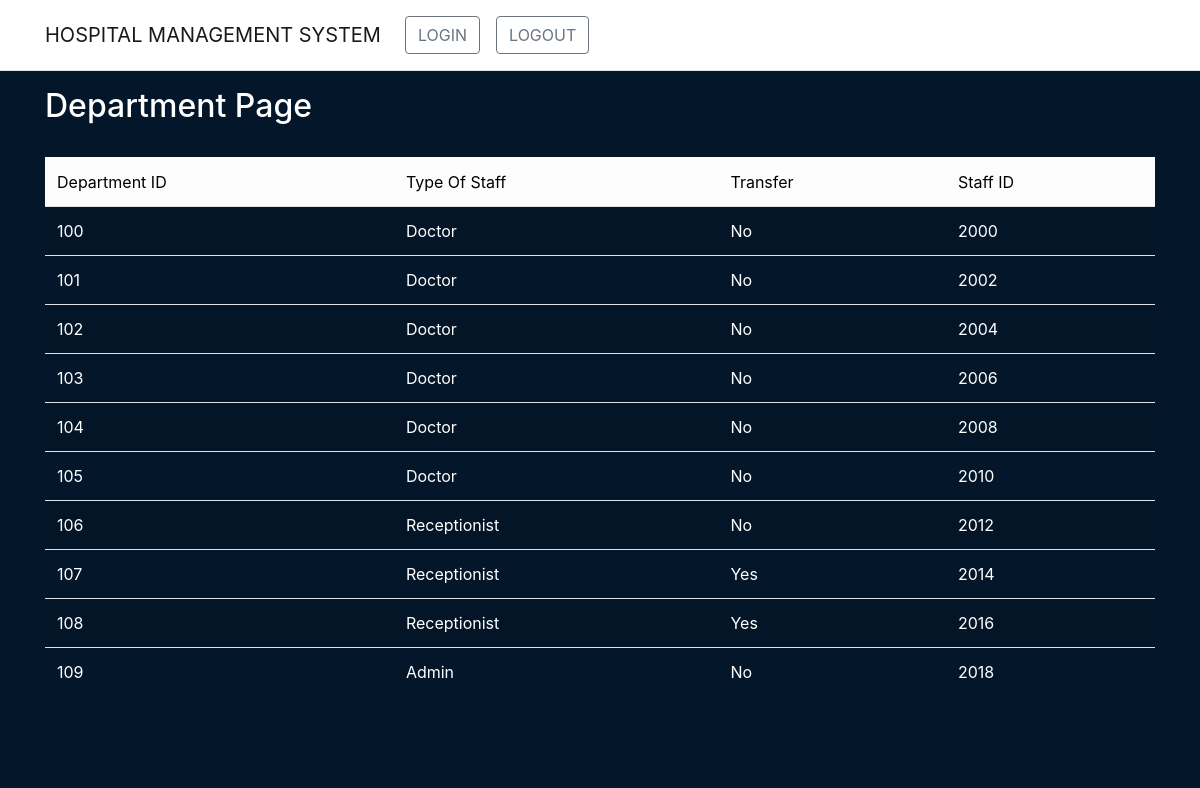
The page /Departmentpage.php on the database its author committed.
### tables this page shows
CREATE TABLE "Department" (
	"DepartmentID"	INTEGER NOT NULL,
	"Type_Of_Staff"	VARCHAR(45) NOT NULL,
	"Transfer"	VARCHAR(45) NOT NULL,
	"StaffID"	INTEGER NOT NULL,
	PRIMARY KEY("DepartmentID"),
	FOREIGN KEY("StaffID") REFERENCES "Staff"("StaffID")
);

### SQL/ViewDepartmentSQL.php (called while the page is built)
<?php
function getDepartmentDetails (){
$db = new SQLite3('Hospital.db');
$sql = "SELECT * FROM Department";
$stmt = $db->prepare($sql);
$result = $stmt->execute() ;
while ($row = $result->fetchArray()){
$arrayResult [] = $row;
}
return $arrayResult;
}

### Departmentpage.php (the view)
<?php require("NavBar.php");
include_once("SQL/viewDepartmentSQL.php");
$user = getDepartmentDetails();
?>
<div class="container bgColor">
    <main role="main" class="pb-5">
        <h2><FONT COLOR=white>Department Page</h2>
        <br>
        <div class="row">
            <div class="col-12">
                <table class="table table-striped">
                    <thead class="table-light">
                        <td><FONT COLOR=black>Department ID</td>
                        <td><FONT COLOR=black>Type Of Staff</td>
                        <td><FONT COLOR=black>Transfer</td>
                        <td><FONT COLOR=black>Staff ID</td>
                    </thead>
                    <?php
                    for ($i = 0; $i < count($user); $i++) :
                    ?>
                        <tr>
                            <td><FONT COLOR=white><?php echo $user[$i]['DepartmentID'] ?></td>
                            <td><FONT COLOR=white><?php echo $user[$i]['Type_Of_Staff'] ?></td>
                            <td><FONT COLOR=white><?php echo $user[$i]['Transfer'] ?></td>
                            <td><FONT COLOR=white><?php echo $user[$i]['StaffID'] ?></td>
                        </tr>
                    <?php endfor; ?>
                </table>
            </div>
        </div>
    </main>
</div>

### css/site.css (style rules this page uses)
html { position: relative; min-height: 100%; }
body { margin-bottom: 60px; }
.bgColor { background-color: #04162A; }
.container { min-height: 100%; }

### rows shown on the page
department: DepartmentID "100", Type_Of_Staff "Doctor", Transfer "No", StaffID "2000"
department: DepartmentID "101", Type_Of_Staff "Doctor", Transfer "No", StaffID "2002"
department: DepartmentID "102", Type_Of_Staff "Doctor", Transfer "No", StaffID "2004"
department: DepartmentID "103", Type_Of_Staff "Doctor", Transfer "No", StaffID "2006"
department: DepartmentID "104", Type_Of_Staff "Doctor", Transfer "No", StaffID "2008"
department: DepartmentID "105", Type_Of_Staff "Doctor", Transfer "No", StaffID "2010"
department: DepartmentID "106", Type_Of_Staff "Receptionist", Transfer "No", StaffID "2012"
department: DepartmentID "107", Type_Of_Staff "Receptionist", Transfer "Yes", StaffID "2014"
department: DepartmentID "108", Type_Of_Staff "Receptionist", Transfer "Yes", StaffID "2016"
department: DepartmentID "109", Type_Of_Staff "Admin", Transfer "No", StaffID "2018"
